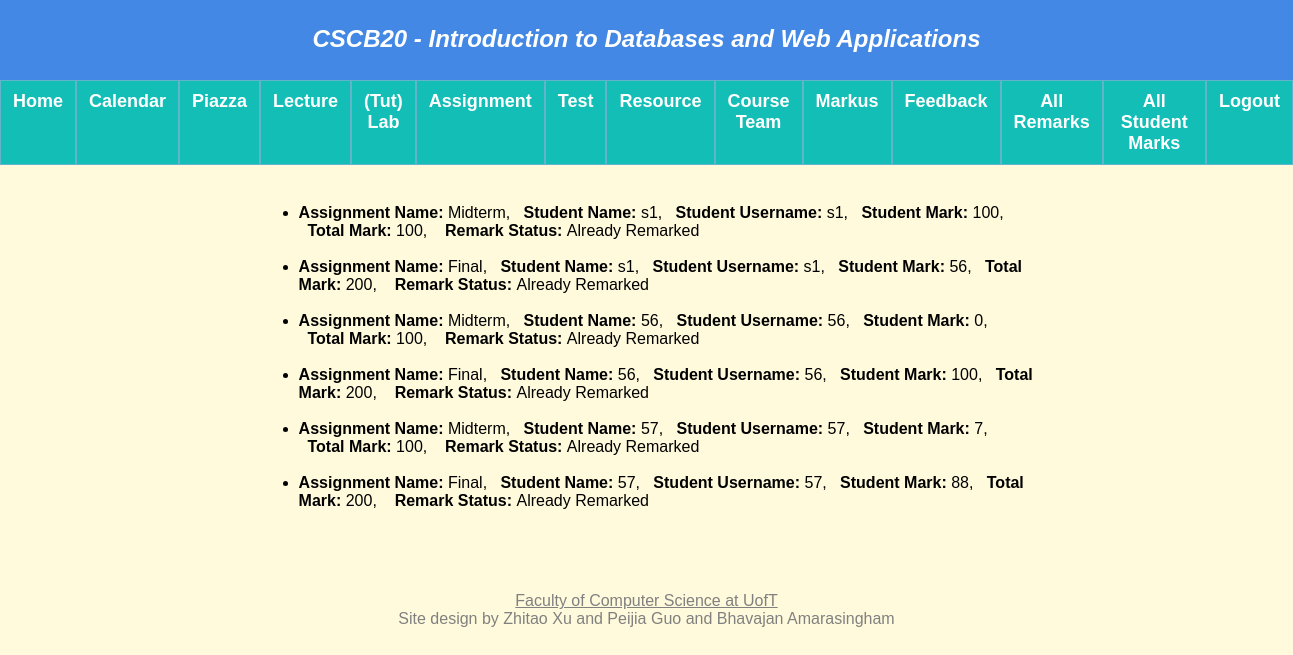
/allmarks (signed in), run on the app's committed database.
### app.py (models this page shows, shortened)
class Evaluation(db.Model):
    __tablename__ = 'Evaluation'
    eid = db.Column(db.Integer, primary_key = True)
    stuMark = db.Column(db.Integer)
    remarkText = db.Column(db.String(200))
    remark_signal = db.Column(db.Boolean)
    student_username = db.Column(db.String(20), db.ForeignKey('Person.username'), nullable = False)
    typeName = db.Column(db.String(20), db.ForeignKey('Assignment.assignment_name'), nullable = False)
    total_mark = db.Column(db.Integer, db.ForeignKey('Assignment.total_mark'), nullable = False)
    stuName = db.Column(db.String(20), db.ForeignKey('Person.name'), nullable = False)

### app.py (the view)
@app.route("/allmarks", methods = ['GET', 'POST'])
def allmarks():
    get_student_marks = query_all_student_marks_all()
    if request.method == 'GET':
        return render_template("allmarks.html", query_all_student_mark_all = get_student_marks)

### app.py (called while the page is built)
def query_all_student_marks_all():
    student_marks = db.session.query(Evaluation)
    return student_marks

### templates/allmarks.html (shortened to what this page needs)
{% extends "template.html" %}
{% block content %}
{% if not session.name %}
<p>Access Denied</p>
{% else %}
    {% if session.type == 1 %}
    <div class = "grade">
        <ul>
            {% for Evaluations in query_all_student_mark_all %}
            <li class = "all_marks">
                  <strong>Assignment Name: </strong>{{ Evaluations.typeName }},
                  &nbsp&nbsp<strong>Student Name: </strong>{{ Evaluations.stuName }},
                  &nbsp&nbsp<strong>Student Username: </strong>{{ Evaluations.student_username }},
                  &nbsp&nbsp<strong>Student Mark: </strong>{{ Evaluations.stuMark }},
                  &nbsp&nbsp<strong>Total Mark: </strong>{{ Evaluations.total_mark }},
                  &nbsp&nbsp
                  {% if Evaluations.remark_signal == 0 %}
                    <strong>Remark Status: </strong>Not Remark Yet
                  {% else %}
                    <strong>Remark Status: </strong>Already Remarked
                  {% endif %}
                <br></br>
            </li>
            {% endfor %}
        </ul>
    </div>
    {% else %}
    <p>Access Denied</p>
    {% endif %}
{% endif %}
{% endblock %}

### templates/template.html (shortened to what this page needs)
<!DOCTYPE html>
<html lang="en" dir="ltr">
<head>
    <link rel="stylesheet" type="text/css" href="../static/style.css" />
</head>
<body>
    <div class="container">
        <div class="heading">
            <p>CSCB20 - Introduction to Databases and Web Applications</p>
        </div>
        <div class="leftNavigation">
            <ul>
                {% if session.name %}
                    <h3><a href="{{ url_for('home') }}">Home</a></h3>
                    <h3><a href="{{ url_for('calender')}}">Calendar</a></h3>
                    <h3><a href="https://piazza.com/utoronto.ca">Piazza</a></h3>
                    <h3><a href="{{ url_for('lecture')}}">Lecture</a></h3>
                    <h3><a href="{{ url_for('tut')}}">(Tut) Lab</a></h3>
                    <h3><a href="{{ url_for('assignment')}}">Assignment</a></h3>
                    <h3><a href="{{ url_for('test')}}">Test</a></h3>
                    <h3><a href="{{ url_for('resource')}}">Resource</a></h3>
                    <h3><a href="{{ url_for('courseteam')}}">Course Team</a></h3>
                    <h3><a href="https://markus.utsc.utoronto.ca/">Markus</a></h3>
                    {% if session.type == 0 %}
                        <h3><a href="{{ url_for('anonfeedback') }}">Anon Feedback</a></h3>
                        <h3><a href="{{ url_for('evaluation') }}">Evaluation</a></h3>
                    {% else %}
                        <h3><a href="{{ url_for('feedback') }}">Feedback</a></h3>
                        <h3><a href="{{ url_for('teacherGrade') }}">All Remarks</a></h3>
                        <h3><a href="{{ url_for('allmarks') }}">All Student Marks</a></h3>
                    {% endif %}
                <h3><a href="{{ url_for('logout') }}">Logout</a></h3>
                {% else %}
                <h3><a href="{{ url_for('home') }}">Home</a></h3>
                <h3><a href="{{ url_for('login') }}">Login</a></h3>
                <h3><a href="{{ url_for('register') }}">Register</a></h3>
                {% endif %}
            </ul>
        </div>
        <div class="content">
            {% block content %}
            {% endblock %}
        </div>
        <div class="footer">
            <p><a href="https://web.cs.toronto.edu/people/faculty-directory" target="_blank">Faculty of Computer Science
                    at
                    UofT</a><br>Site design by Zhitao Xu and Peijia Guo and Bhavajan Amarasingham</p>
        </div>
    </div>
</body>
</html>

### static/style.css (style rules this page uses)
@media (min-width: 950px) { body { background-image: url(./sub/a14.jpg); background-repeat: no-repeat; background-size: cover; background-color: #fffadc; color: #000000; font-family: Geneva, Arial, Helvetica, sans-serif; align-items: center; } }
@media (min-width: 950px) { h3, h4 { color: #003366; font-size: large; font-style: normal; font-weight: bold; font-variant: normal; } }
@media (min-width: 950px) { a { color: #9999cc; } }
@media (min-width: 950px) { * { margin: 0%; } }
@media (min-width: 950px) { .container { display: flex; flex-flow: row wrap; } }
@media (min-width: 950px) { .heading { color: #FFFFFF; background-color: #4388e4; height: 35px; width: 100%; top: 0px; padding-top: 25px; padding-bottom: 20px; font-variant: normal; text-align: center; vertical-align: middle; font-size: x-large; font-weight: bold; font-style: oblique; margin-bottom: 0%; flex: 1 100%; } }
@media (min-width: 950px) { .leftNavigation { justify-content: center; flex-grow: 1; flex: 100%; } }
@media (min-width: 950px) { .leftNavigation ul { width: 100%; display: flex; flex-wrap: nowrap; list-style-type: none; text-align: middle; padding: 0; overflow: hidden; background-color: rgb(98, 179, 204); margin-bottom: 2%; } }
@media (min-width: 950px) { .leftNavigation h3 { background-color: #12beb6; flex: auto; float: left; margin: 1px; } }
@media (min-width: 950px) { .leftNavigation h3 a { display: block; color: rgb(29, 18, 18); text-align: center; padding: 10px 12px; text-decoration: none; } }
@media (min-width: 950px) { .leftNavigation a { text-decoration: none; } }
@media (min-width: 950px) { .leftNavigation a:link { color: #FFFFFF; } }
@media (min-width: 950px) { .content { flex: 1 100%; justify-content: center; margin-top: 1%; margin-left: 20%; margin-right: 20%; } }
@media (min-width: 950px) { li { font-size: 16px; } }
@media (min-width: 950px) { .footer { margin-top: 5%; margin-bottom: 1%; flex: 1 100%; text-align: center; font-size: 16px; color: grey; font-family: sans-serif; } }
@media (min-width: 950px) { .footer a { font-size: 16px; color: grey; font-family: sans-serif; } }
@media (min-width: 950px) { .all_marks { align-items: center; } }

### data on the page
Evaluation: typeName "Midterm", stuName "s1", student_username "s1", stuMark "100", total_mark "100", shows "Remark Status:", remark_signal "Already Remarked"
Evaluation: typeName "Final", stuName "s1", student_username "s1", stuMark "56", total_mark "200", shows "Remark Status:", remark_signal "Already Remarked"
Evaluation: typeName "Midterm", stuName "56", student_username "56", stuMark "0", total_mark "100", shows "Remark Status:", remark_signal "Already Remarked"
Evaluation: typeName "Final", stuName "56", student_username "56", stuMark "100", total_mark "200", shows "Remark Status:", remark_signal "Already Remarked"
Evaluation: typeName "Midterm", stuName "57", student_username "57", stuMark "7", total_mark "100", shows "Remark Status:", remark_signal "Already Remarked"
Evaluation: typeName "Final", stuName "57", student_username "57", stuMark "88", total_mark "200", shows "Remark Status:", remark_signal "Already Remarked"
